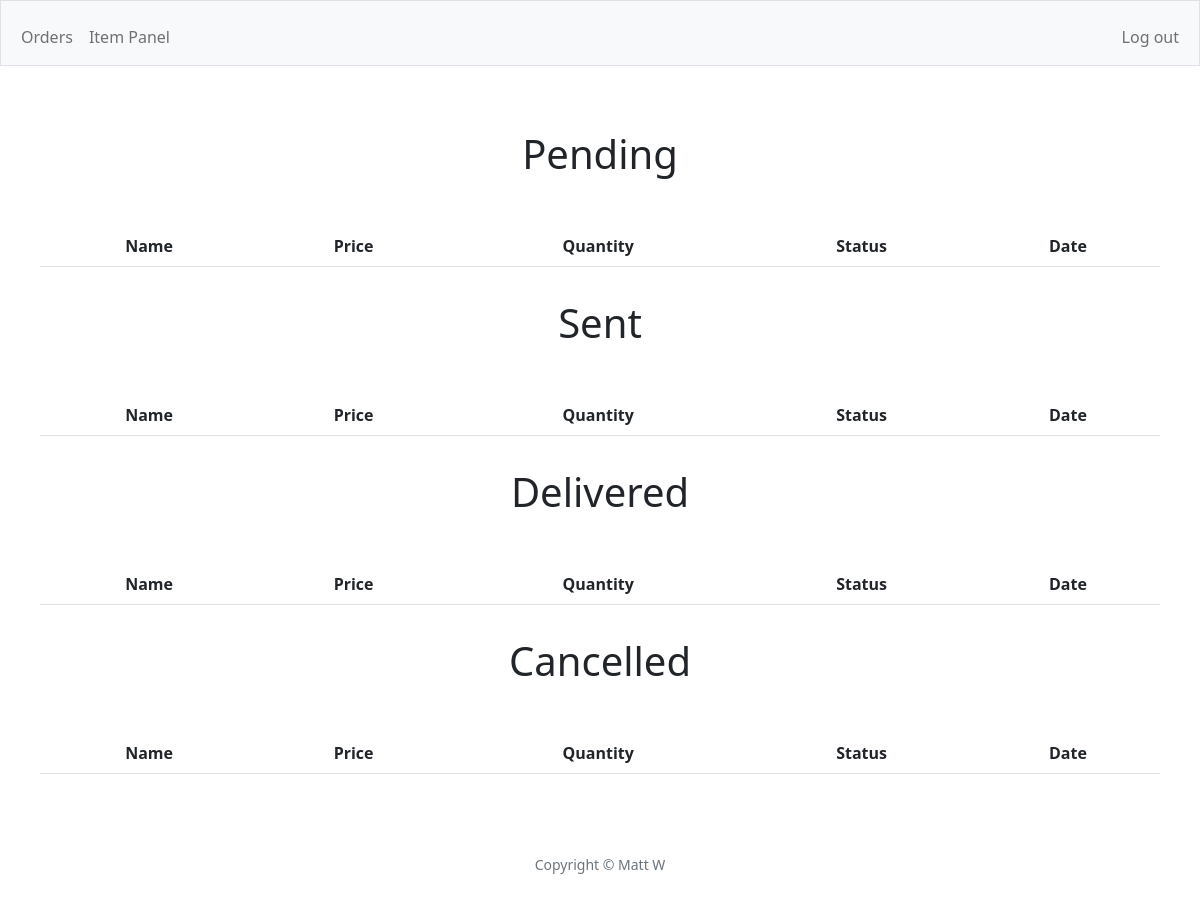
The app's page /su (signed in), older data.
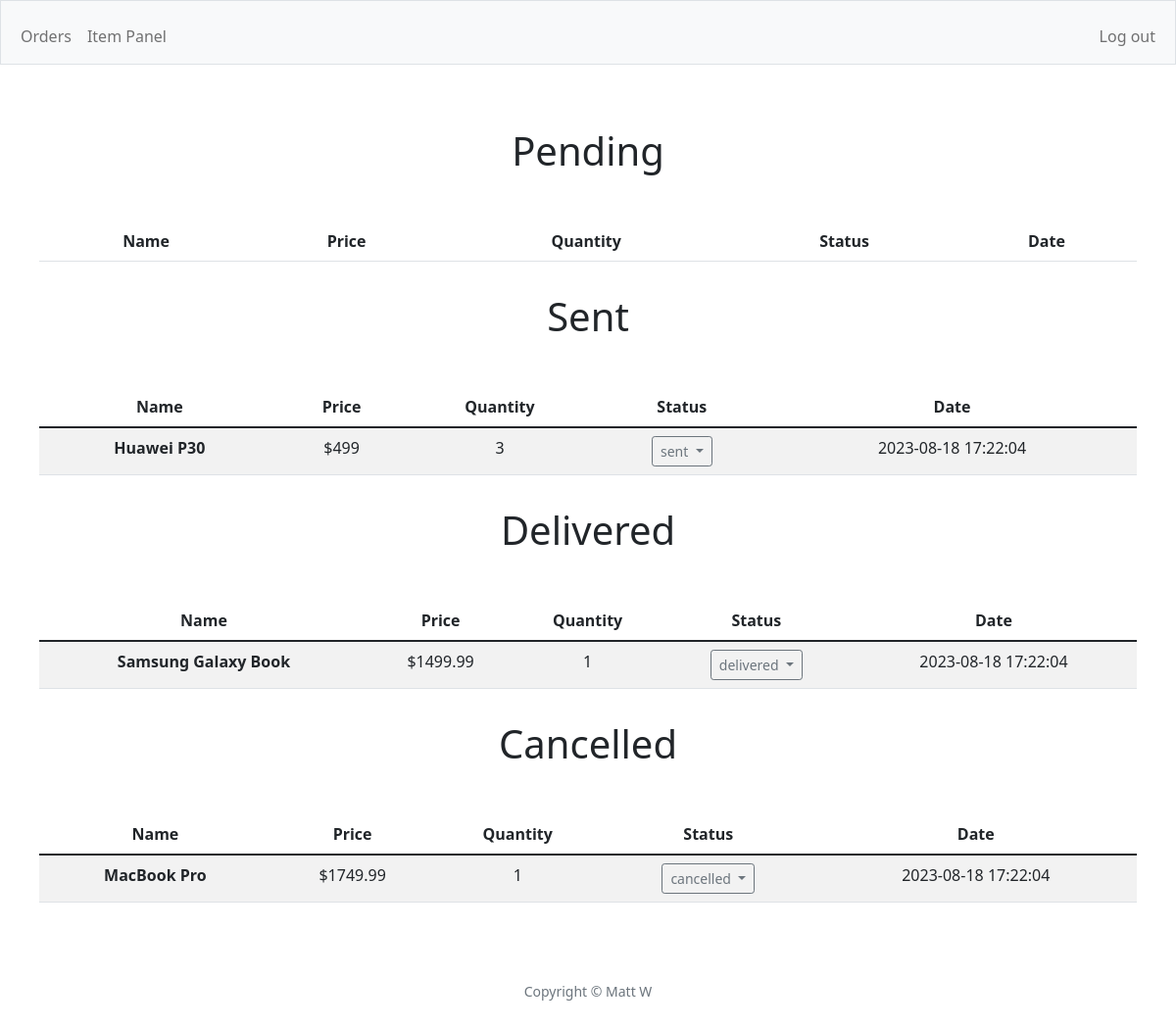
The same page, newer data.
### tables this page shows
CREATE TABLE orders(
    id INTEGER NOT NULL,
    user_id INTEGER NOT NULL,
    item_id INTEGER NOT NULL,
    quantity INTEGER NOT NULL,
    date NUMERIC NOT NULL,
    status TEXT NOT NULL DEFAULT 'pending',
    PRIMARY KEY (id),
    FOREIGN KEY (user_id) REFERENCES users(id),
    FOREIGN KEY (item_id) REFERENCES items(id)
);

CREATE TABLE items (
    id INTEGER NOT NULL,
    title TEXT NOT NULL,
    image_path TEXT NOT NULL,
    price NUMERIC NOT NULL DEFAULT 0.00,
    description TEXT,
    PRIMARY KEY (id)
);

### app.py (the view)
@app.route("/su")
@sulogin_required
def su():
    pending = db.execute("SELECT *, orders.id as order_id FROM orders JOIN items ON items.id = orders.item_id WHERE orders.status = 'pending'")
    sent = db.execute("SELECT *, orders.id as order_id FROM orders JOIN items ON items.id = orders.item_id WHERE orders.status = 'sent'")
    delivered = db.execute("SELECT *, orders.id as order_id FROM orders JOIN items ON items.id = orders.item_id WHERE orders.status = 'delivered'")
    cancelled = db.execute("SELECT *, orders.id as order_id FROM orders JOIN items ON items.id = orders.item_id WHERE orders.status = 'cancelled'")
    statuses = ['pending', 'sent', 'delivered', 'cancelled']
    return render_template("su.html",
        pending=pending,
        sent=sent,
        delivered=delivered,
        cancelled=cancelled,
        statuses=statuses)

### app.py (called while the page is built)
@app.after_request
def after_request(response):
    response.headers["Cache-Control"] = "no-cache, no-store, must-revalidate"
    response.headers["Expires"] = 0
    response.headers["Pragma"] = "no-cache"
    return response

### helpers.py (called while the page is built)
def sulogin_required(f):
    @wraps(f)
    def decorated_function(*args, **kwargs):
        if session.get("su_id") is None:
            return redirect("/sulogin")
        return f(*args, **kwargs)
    return decorated_function

### templates/su.html (shortened to what the changed rows need)
{% extends "layout.html" %}
{% block main %}
    <div class="row text-start m-3 justify-content-center text-center">
        <div class="col-12">
            <h1 class="mb-5">Pending</h1>
            <table class="table table-striped">
                <thead>
                    <tr>
                        <th scope="col">Name</th>
                        <th scope="col">Price</th>
                        <th scope="col">Quantity</th>
                        <th scope="col">Status</th>
                        <th scope="col">Date</th>
                    </tr>
                </thead>
            </table>
        </div>
    </div>
    <div class="row text-start m-3 justify-content-center text-center">
        <div class="col-12">
            <h1 class="mb-5">Sent</h1>
            <table class="table table-striped">
                <thead>
                    <tr>
                        <th scope="col">Name</th>
                        <th scope="col">Price</th>
                        <th scope="col">Quantity</th>
                        <th scope="col">Status</th>
                        <th scope="col">Date</th>
                    </tr>
                </thead>
                <tbody>
                    {% for sent_order in sent %}
                    <tr>
                        <th scope="row">{{ sent_order.title }}</th>
                        <td>${{ sent_order.price }}</td>
                        <td>{{ sent_order.quantity }}</td>
                        <td>
                            <div class="dropdown">
                                <button class="btn btn-outline-secondary dropdown-toggle btn-sm" type="button" data-bs-toggle="dropdown" aria-expanded="false">
                                    {{ sent_order.status }}
                                </button>
                            </div>
                        </td>
                        <td>{{ sent_order.date }}</td>
                    </tr>
                    {% endfor %}
                </tbody>
            </table>
        </div>
    </div>
    <div class="row text-start m-3 justify-content-center text-center">
        <div class="col-12">
            <h1 class="mb-5">Delivered</h1>
            <table class="table table-striped">
                <thead>
                    <tr>
                        <th scope="col">Name</th>
                        <th scope="col">Price</th>
                        <th scope="col">Quantity</th>
                        <th scope="col">Status</th>
                        <th scope="col">Date</th>
                    </tr>
                </thead>
                <tbody>
                    {% for delivered_order in delivered %}
                    <tr>
                        <th scope="row">{{ delivered_order.title }}</th>
                        <td>${{ delivered_order.price }}</td>
                        <td>{{ delivered_order.quantity }}</td>
                        <td>
                            <div class="dropdown">
                                <button class="btn btn-outline-secondary dropdown-toggle btn-sm" type="button" data-bs-toggle="dropdown" aria-expanded="false">
                                    {{ delivered_order.status }}
                                </button>
                            </div>
                        </td>
                        <td>{{ delivered_order.date }}</td>
                    </tr>
                    {% endfor %}
                </tbody>
            </table>
        </div>
    </div>
    <div class="row text-start m-3 justify-content-center text-center">
        <div class="col-12">
            <h1 class="mb-5">Cancelled</h1>
            <table class="table table-striped">
                <thead>
                    <tr>
                        <th scope="col">Name</th>
                        <th scope="col">Price</th>
                        <th scope="col">Quantity</th>
                        <th scope="col">Status</th>
                        <th scope="col">Date</th>
                    </tr>
                </thead>
                <tbody>
                    {% for cancelled_order in cancelled %}
                    <tr>
                        <th scope="row">{{ cancelled_order.title }}</th>
                        <td>${{ cancelled_order.price }}</td>
                        <td>{{ cancelled_order.quantity }}</td>
                        <td>
                            <div class="dropdown">
                                <button class="btn btn-outline-secondary dropdown-toggle btn-sm" type="button" data-bs-toggle="dropdown" aria-expanded="false">
                                    {{ cancelled_order.status }}
                                </button>
                            </div>
                        </td>
                        <td>{{ cancelled_order.date }}</td>
                    </tr>
                    {% endfor %}
                </tbody>
            </table>
        </div>
    </div>
{% endblock %}

Row changes from the older to the newer data that the page shows:
added orders: title "Huawei P30", price "499", quantity "3", status "sent", date "2023-08-18 17:22:04", shown under "Sent"
added orders: title "Samsung Galaxy Book", price "1499.99", quantity "1", status "delivered", date "2023-08-18 17:22:04", shown under "Delivered"
added orders: title "MacBook Pro", price "1749.99", quantity "1", status "cancelled", date "2023-08-18 17:22:04", shown under "Cancelled"
